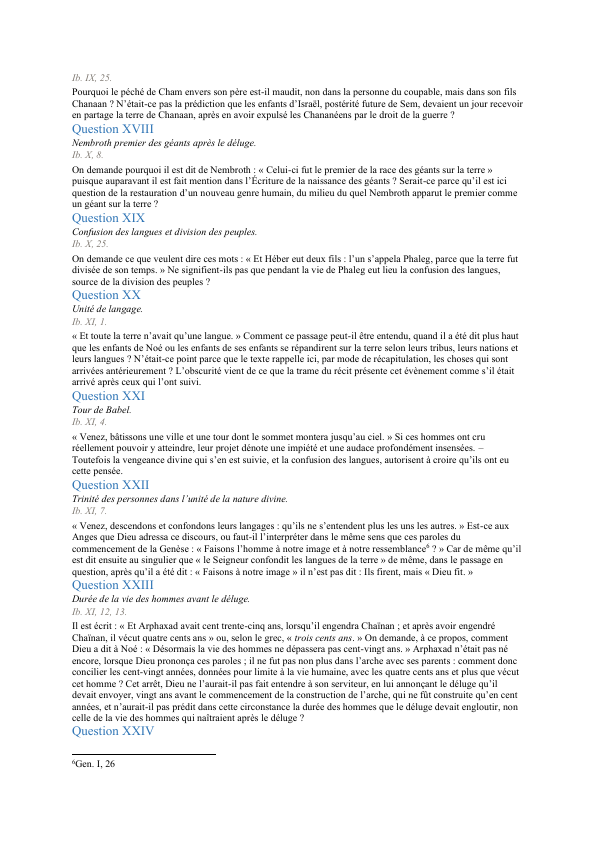
#> input picture scripts/heptateuque/qa-master-render/pages/page-004.png, 596 x 842 px; its folder holds only this picture in this run
$ python qa_pages.py
#> lines starting #> are read from the running program, lines starting #| are printed output that depends on the picture; after the words box and inside, x2 and y2 are one past the last pixel; in counts of white or black regions, pixels touching at a corner belong together
from pathlib import Path
from PIL import Image, ImageChops, ImageDraw, ImageFont


ROOT = Path(__file__).resolve().parent
PAGES = sorted((ROOT / "pages").glob("page-*.png"))
CONTACTS = ROOT / "contacts"
CONTACTS.mkdir(exist_ok=True)

blank = []
near_edge = []
sizes = {}
font = ImageFont.load_default()

thumb_w, thumb_h = 298, 421
cols, rows = 4, 3
sheet_w, sheet_h = cols * thumb_w, rows * (thumb_h + 24)

for start in range(0, len(PAGES), cols * rows):
    sheet = Image.new("RGB", (sheet_w, sheet_h), "white")
#> sheet: PIL image 1192x1335 RGB; every value is 255
    draw = ImageDraw.Draw(sheet)
    for slot, path in enumerate(PAGES[start : start + cols * rows]):
        page_no = start + slot + 1
        with Image.open(path) as im:
#> im is the input picture: PIL image 596x842 RGB; mean R, G, B 243.6, 243.8, 243.9
            sizes[im.size] = sizes.get(im.size, 0) + 1
            gray = im.convert("L")
            ink = ImageChops.invert(gray).point(lambda p: 255 if p > 24 else 0)
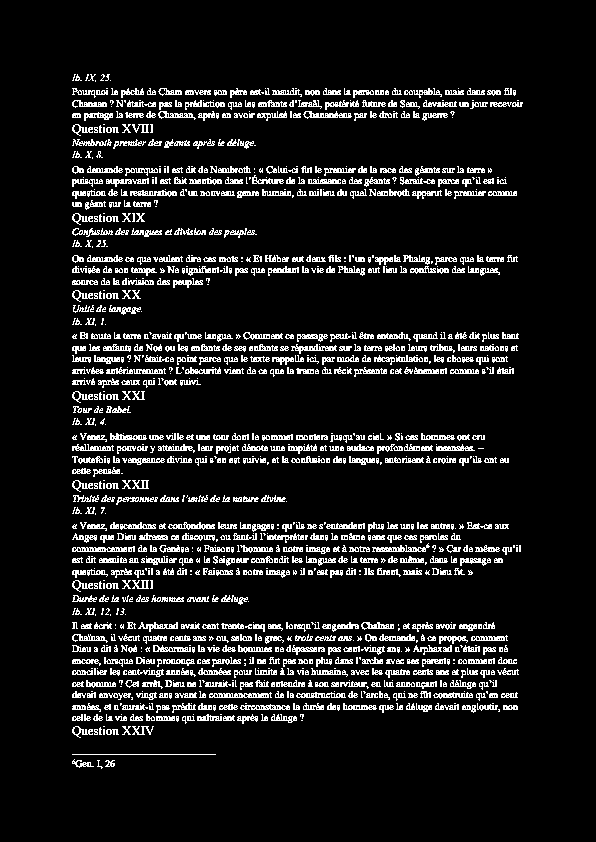
#> ink: PIL image 596x842 L; 9.9% white in thin lines or dots, all inside (x1, y1, x2, y2) = (72, 74, 523, 769)
            bbox = ink.getbbox()
#> bbox = (72, 74, 523, 769)
            if bbox is None:
                blank.append(page_no)
            else:
                left, top, right, bottom = bbox
#> left = 72; top = 74; right = 523; bottom = 769
                if left < 12 or top < 12 or right > im.width - 12 or bottom > im.height - 12:
                    near_edge.append((page_no, bbox, im.size))
            preview = im.convert("RGB")
            preview.thumbnail((thumb_w, thumb_h))
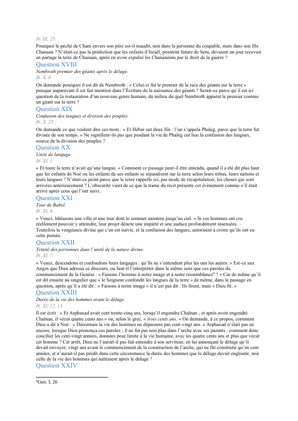
#> preview: PIL image 298x421 RGB; mean R, G, B 243.3, 243.4, 243.6
            x = (slot % cols) * thumb_w
            y = (slot // cols) * (thumb_h + 24)
            sheet.paste(preview, (x, y))
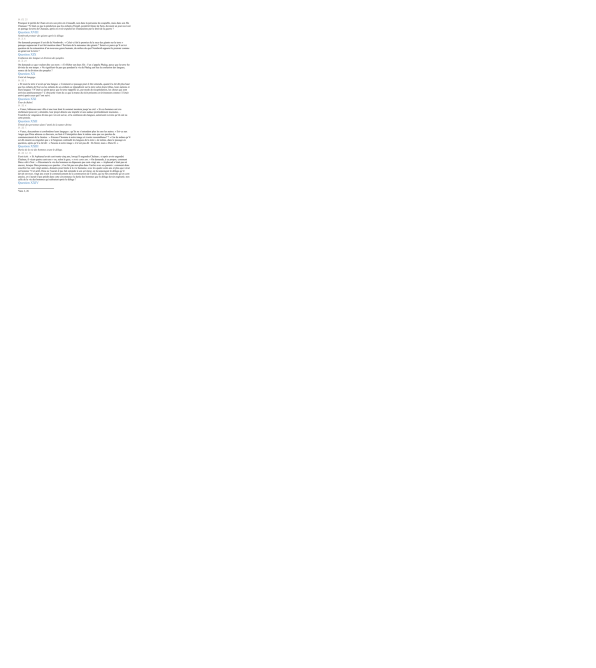
#> sheet: PIL image 1192x1335 RGB (shown at 1/2 size); mean R, G, B 254.1, 254.1, 254.1
            draw.text((x + 4, y + thumb_h + 5), f"Page {page_no}", fill="black", font=font)
    sheet.save(CONTACTS / f"contact-{start + 1:04d}-{min(start + cols * rows, len(PAGES)):04d}.jpg", quality=88)

print(f"PAGES={len(PAGES)}")
print(f"SIZES={sizes}")
#| SIZES={(596, 842): 1}
print(f"BLANK={blank}")
print(f"NEAR_EDGE={near_edge}")
print(f"CONTACTS={len(list(CONTACTS.glob('contact-*.jpg')))}")

$ run again, on scripts/heptateuque/qa-master-render/pages/page-008.png
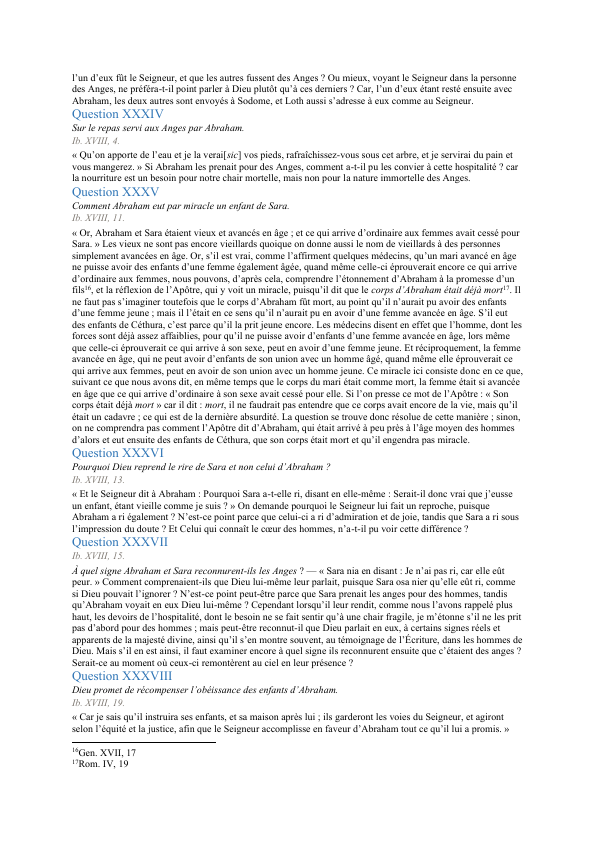
#> input picture scripts/heptateuque/qa-master-render/pages/page-008.png, 596 x 842 px
#> im is the input picture: PIL image 596x842 RGB; mean R, G, B 240.1, 240.3, 240.4
#> `ink = ImageChops.invert(gray).point(lambda p: 255 if p > 24 else 0)`:
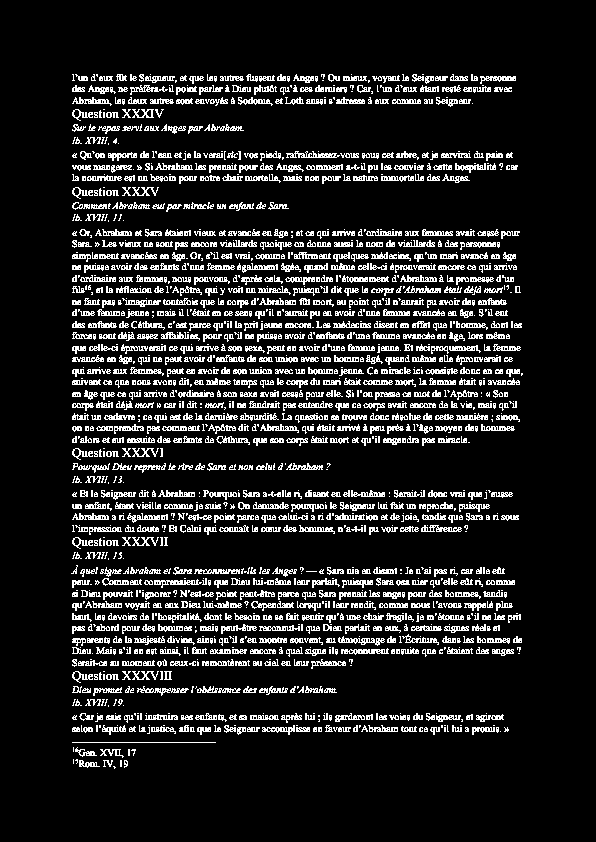
#> ink: PIL image 596x842 L; 12.9% white in thin lines or dots, all inside (x1, y1, x2, y2) = (71, 74, 523, 769)
#> bbox = (71, 74, 523, 769)
#> left = 71; top = 74; right = 523; bottom = 769
#> `sheet.paste(preview, (x, y))`:
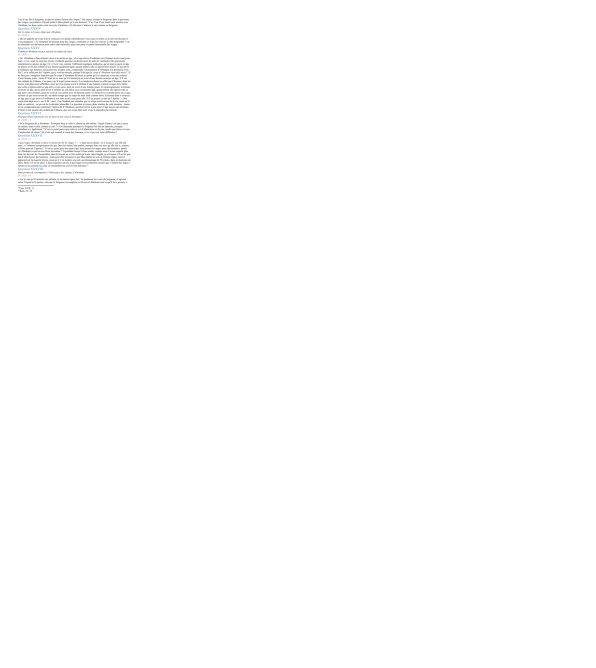
#> sheet: PIL image 1192x1335 RGB (shown at 1/2 size); mean R, G, B 253.8, 253.8, 253.8
#| SIZES={(596, 842): 1}

$ run again, on scripts/heptateuque/qa-master-render/pages/page-011.png
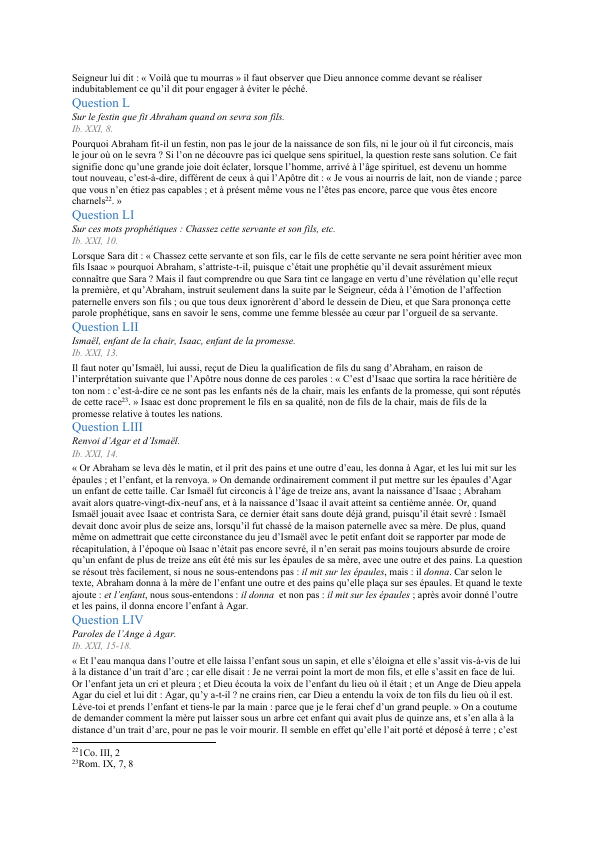
#> input picture scripts/heptateuque/qa-master-render/pages/page-011.png, 596 x 842 px
#> im is the input picture: PIL image 596x842 RGB; mean R, G, B 241.4, 241.5, 241.6
#> `ink = ImageChops.invert(gray).point(lambda p: 255 if p > 24 else 0)`:
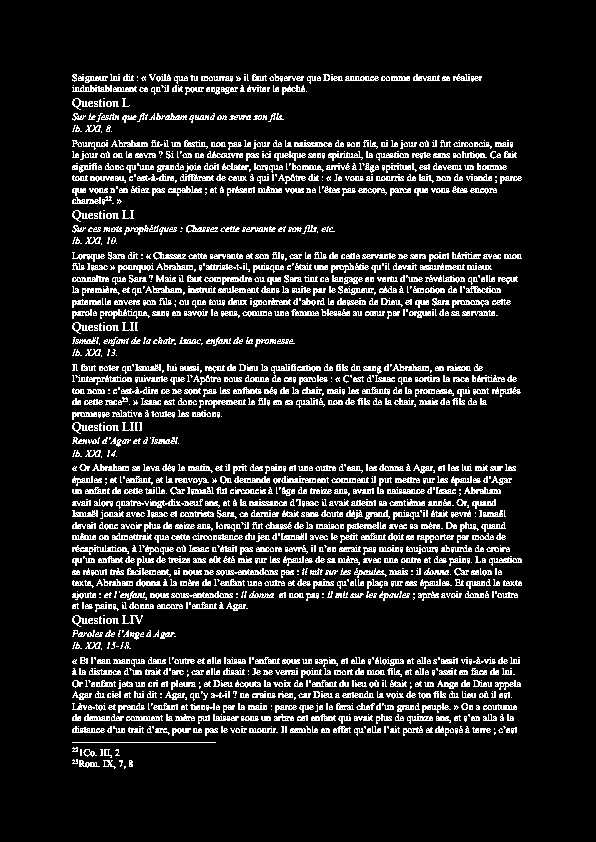
#> ink: PIL image 596x842 L; 11.7% white in thin lines or dots, all inside (x1, y1, x2, y2) = (72, 74, 522, 769)
#> bbox = (72, 74, 522, 769)
#> left = 72; top = 74; right = 522; bottom = 769
#> `sheet.paste(preview, (x, y))`:
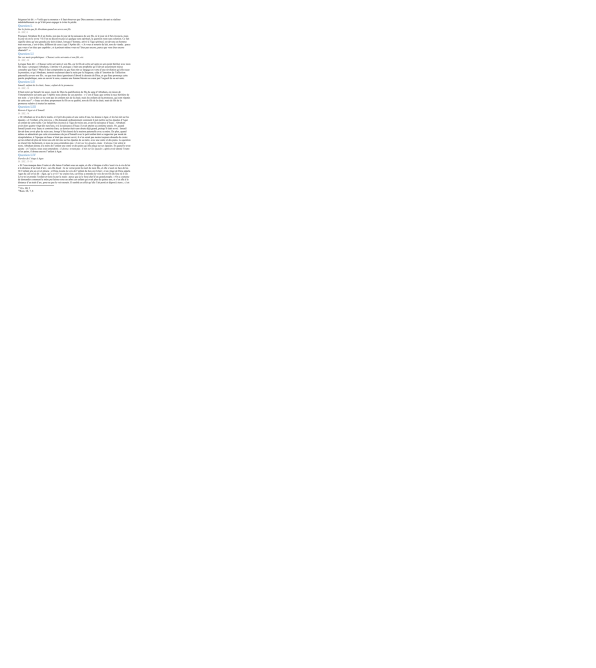
#> sheet: PIL image 1192x1335 RGB (shown at 1/2 size); mean R, G, B 253.9, 253.9, 253.9
#| SIZES={(596, 842): 1}

$ run again, on scripts/heptateuque/qa-master-render/pages/page-014.png
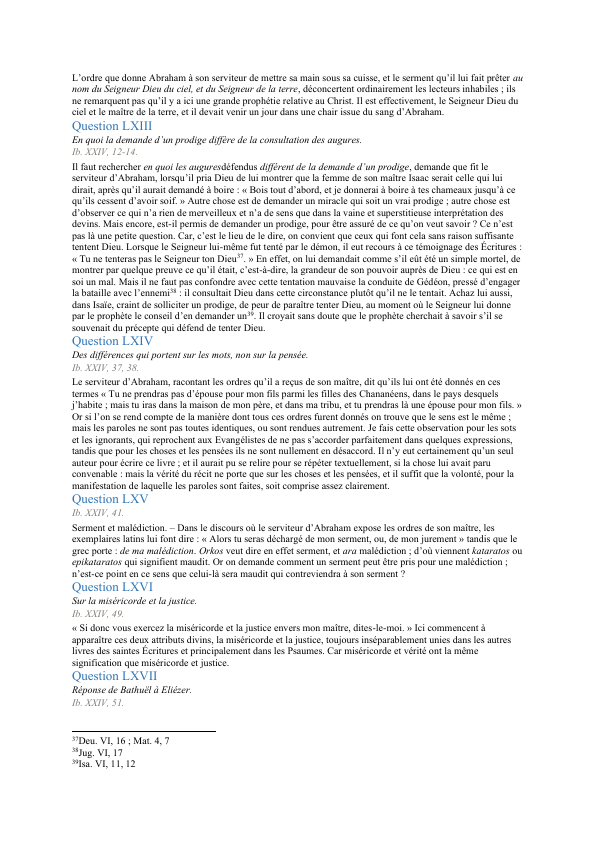
#> input picture scripts/heptateuque/qa-master-render/pages/page-014.png, 596 x 842 px
#> im is the input picture: PIL image 596x842 RGB; mean R, G, B 241.3, 241.4, 241.5
#> `ink = ImageChops.invert(gray).point(lambda p: 255 if p > 24 else 0)`:
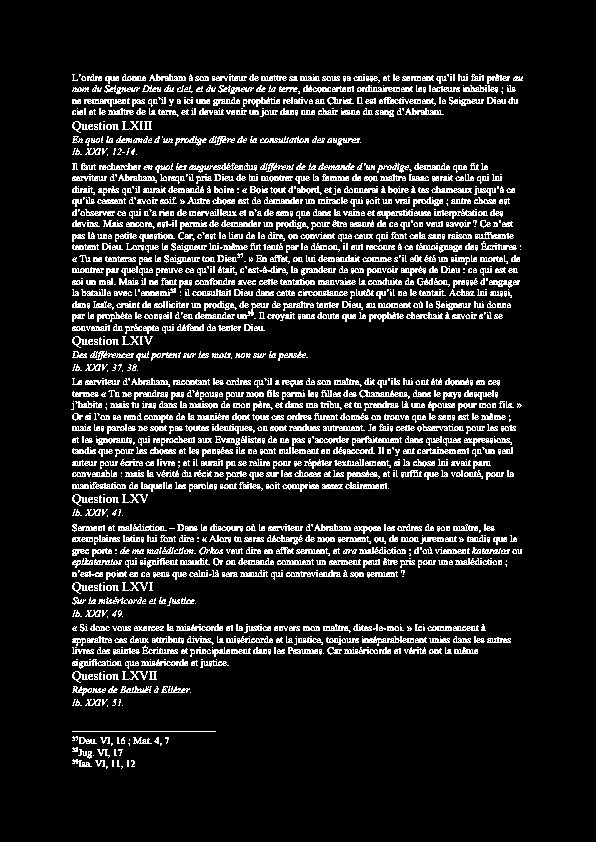
#> ink: PIL image 596x842 L; 11.9% white in thin lines or dots, all inside (x1, y1, x2, y2) = (71, 74, 523, 769)
#> bbox = (71, 74, 523, 769)
#> left = 71; top = 74; right = 523; bottom = 769
#> `sheet.paste(preview, (x, y))`:
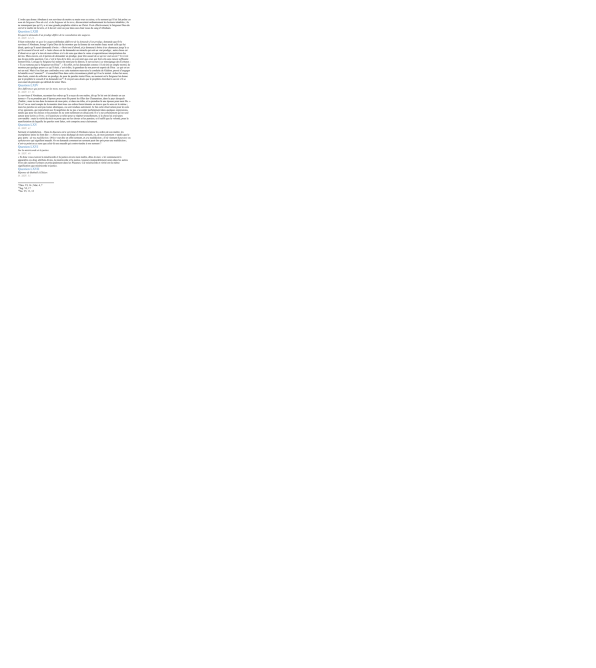
#> sheet: PIL image 1192x1335 RGB (shown at 1/2 size); mean R, G, B 253.9, 253.9, 253.9
#| SIZES={(596, 842): 1}

$ run again, on scripts/heptateuque/qa-master-render/pages/page-005.png
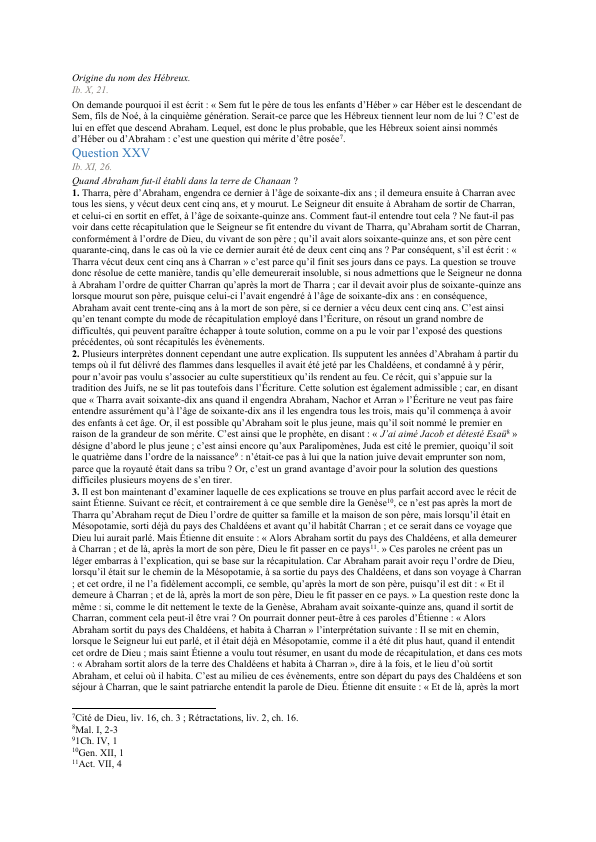
#> input picture scripts/heptateuque/qa-master-render/pages/page-005.png, 596 x 842 px
#> im is the input picture: PIL image 596x842 RGB; mean R, G, B 238.2, 238.2, 238.2
#> `ink = ImageChops.invert(gray).point(lambda p: 255 if p > 24 else 0)`:
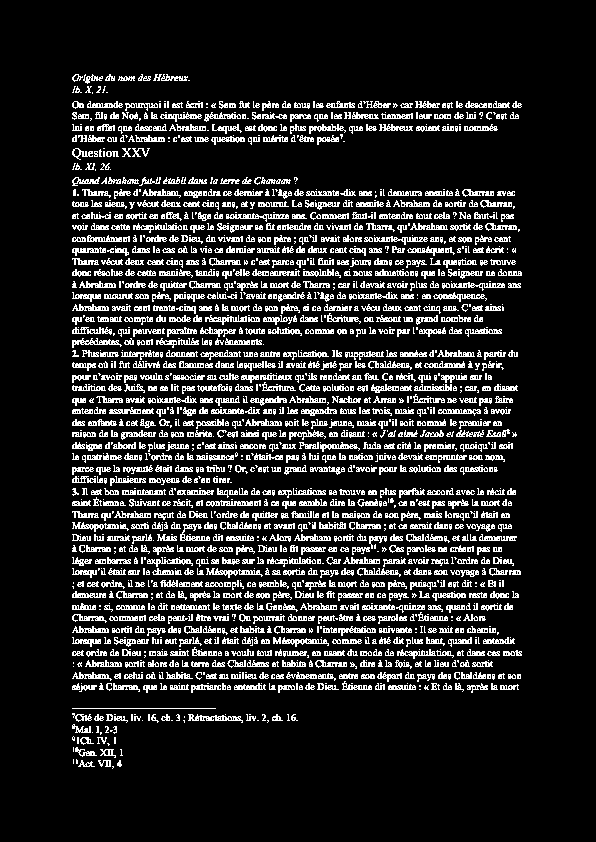
#> ink: PIL image 596x842 L; 14.4% white in thin lines or dots, all inside (x1, y1, x2, y2) = (72, 74, 522, 769)
#> bbox = (72, 74, 522, 769)
#> left = 72; top = 74; right = 522; bottom = 769
#> `sheet.paste(preview, (x, y))`:
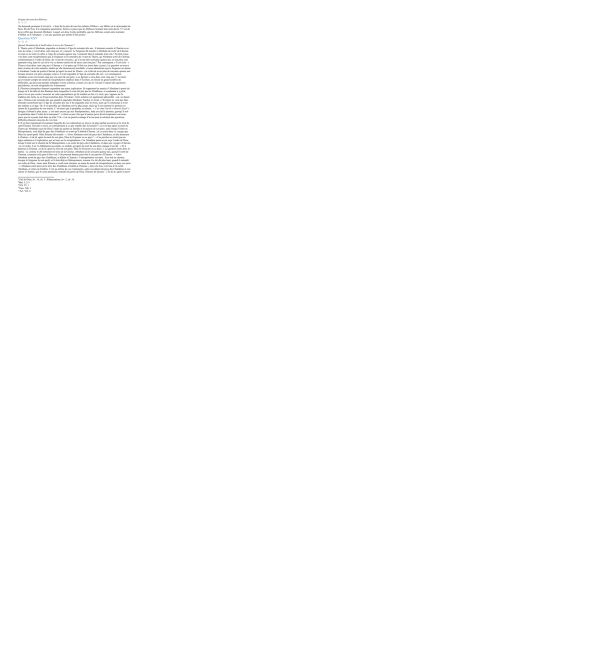
#> sheet: PIL image 1192x1335 RGB (shown at 1/2 size); mean R, G, B 253.6, 253.6, 253.6
#| SIZES={(596, 842): 1}
